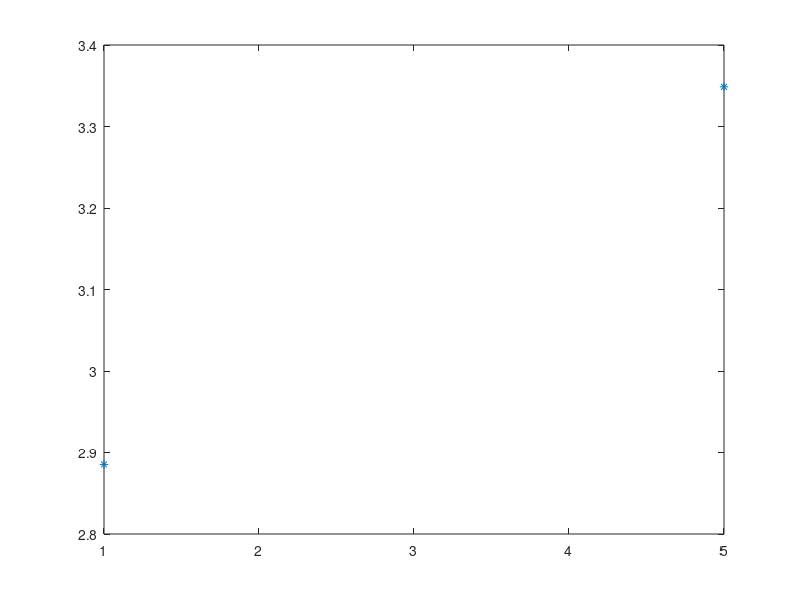

Here is the MATLAB script that generated this plot: (Note: this script raises an error after producing the figure.)
function MMT_2020_saukrs_laborinis_nr_2a

    addpath('interp');

    clc; close all;

    eile = 1; % aproksimacijos eilė
    Lagran_vkkl = 2; % Lagr. vidutinė kvadratinė klaida
    Lagran_makl = 3; % Lagr. maksimali klaida

    aproksim = {};
    aproksim(eile, :) = {2, 3, 5, 7, 9};

    % Tikrinu celės elementų indeksaciją:
  % for i = 1:length(aproksim)
  %     fprintf("%d ", aproksim{eile, i});
  % end

    % Programinis indekso radimas pagal eilę,
    % pvz. 7-ta eilė grąžina 4-tą indeksą:
  % find([aproksim{eile, :}] == 7)

    % Šįkart apsieisiu panaudodamas konstantas, vaizdžiau:
    eil2 = 1;
    eil3 = 2;
    eil5 = 3;
    eil7 = 4;
    eil9 = 5;

    % x-masyvas daugianarių braižymui:
    x_ = linspace(1, 5, 100);
    % y-masyvas su tikrosiomis reikšmėmis:
    y_ = f(x_);

    % skirtingi taškų rinkiniai Lagranžui:
    x2 = linspace(1, 5, 2);
    x3 = linspace(1, 5, 3);
    x5 = linspace(1, 5, 5);
    x7 = linspace(1, 5, 7);
    x9 = linspace(1, 5, 9);

  % Gal būtų gražiau ir referinius taškus sukišti į t.p. celę.
  % TODO:
  % aproksim{Lagran_x, eil2} = linspace(1, 5, 2);
  % aproksim{Lagran_x, eil3} = linspace(1, 5, 3);
  % aproksim{Lagran_x, eil5} = linspace(1, 5, 5);
  % aproksim{Lagran_x, eil7} = linspace(1, 5, 7);
  % aproksim{Lagran_x, eil9} = linspace(1, 5, 9);

    y2 = f(x2);
    y3 = f(x3);
    y5 = f(x5);
    y7 = f(x7);
    y9 = f(x9);

    % Atvaizduoju referinius taškus atvirkštine tvarka, 
    % kad ne tankesni taškai užgožtų retesnius, o atv.:
    plot(x9, y9, '*', 'DisplayName', '9 taškai');
    plot(x7, y7, '*', 'DisplayName', '7 taškai');
    plot(x5, y5, '*', 'DisplayName', '5 taškai');
    plot(x3, y3, '*', 'DisplayName', '3 taškai');
    plot(x2, y2, '*', 'DisplayName', '2 taškai');

    % Skaičiuoju Lagranžo daugianario koeficientus
    % kai taškų skaičius kinta:
    [l2,~] = lagran(x2, y2);
    [l3,~] = lagran(x3, y3);
    [l5,~] = lagran(x5, y5);
    [l7,~] = lagran(x7, y7);
    [l9,~] = lagran(x9, y9);

    % Pagal Lagranžo koef-us apskaičiuoju 
    % po 100 taškų diagramai:
    yL2 = polyval(l2, x_);
    yL3 = polyval(l3, x_);
    yL5 = polyval(l5, x_);
    yL7 = polyval(l7, x_);
    yL9 = polyval(l9, x_);

    % Lagranžo aproksimacijų vidutinė kvadratinė klaida:
    aproksim{Lagran_vkkl, eil2} = immse(y_, yL2);
    aproksim{Lagran_vkkl, eil3} = immse(y_, yL3);
    aproksim{Lagran_vkkl, eil5} = immse(y_, yL5);
    aproksim{Lagran_vkkl, eil7} = immse(y_, yL7);
    aproksim{Lagran_vkkl, eil9} = immse(y_, yL9);

    % Lagranžo aproksimacijų maksimali klaida:
    aproksim{Lagran_makl, eil2} = max(abs(y_ - yL2));
    aproksim{Lagran_makl, eil3} = max(abs(y_ - yL3));
    aproksim{Lagran_makl, eil5} = max(abs(y_ - yL5));
    aproksim{Lagran_makl, eil7} = max(abs(y_ - yL7));
    aproksim{Lagran_makl, eil9} = max(abs(y_ - yL9));

    hold on;
    title('Aproksimacija Lagranžo daugianariu');
    % Braižau 100 taškų aproksimacijas per pradinius taškus:
    plot(x_, yL2, 'y', 'DisplayName', 'Lagr. 2 t.');
    plot(x_, yL3, 'b', 'DisplayName', 'Lagr. 3 t.');
    plot(x_, yL5, 'm', 'DisplayName', 'Lagr. 5 t.');
    plot(x_, yL7, 'r', 'DisplayName', 'Lagr. 7 t.');
    plot(x_, yL9, 'g', 'DisplayName', 'Lagr. 9 t.');
    %
    xlabel('x');
    ylabel('y');
    legend;
    grid;
    ylim([2.7 3.5]);
    hold off;

    figure;
    hold on;
    title('Maksimali ir vidutinė kvadratinė klaidos');
    % Atvaizduoju vidutinės kvadratinės ir maksimalios
    % klaidų priklausomybes nuo aproksimavimo eilės:
    plot([aproksim{eile,:}], [aproksim{Lagran_vkkl,:}], 'r', 'DisplayName', 'Lagran. vid. kv.');
    plot([aproksim{eile,:}], [aproksim{Lagran_makl,:}], 'g', 'DisplayName', 'Lagran. maksimali');
    %
    xlabel('aproksimavimo eilė');
    ylabel('klaidos dydis');
    legend;
    grid;
    hold off;
end

% Duotoji funkcija (93052026 mod 6) #0:
function ret = f(x)
    ret = (1+x) ./ log(1+x);
end
